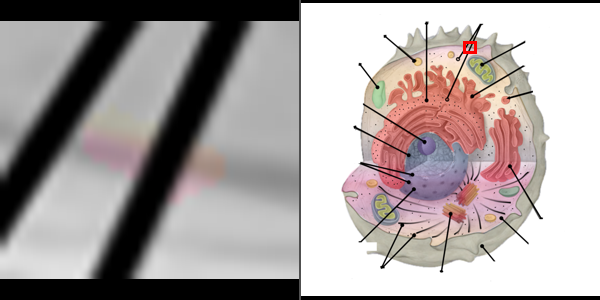
#> input picture whiteboard_backend/_remote_vlm_inputs/remote_vlm_01d073094bde4adbabc1db3236f4a270.png, 600 x 300 px
$ python -i ImagePreprocessor.py   (imports and definitions only)
#> lines starting #> are read from the running program, lines starting #| are printed output that depends on the picture; after the words box and inside, x2 and y2 are one past the last pixel; in counts of white or black regions, pixels touching at a corner belong together
#> further down, picture is the input picture: shape (300, 600, 3); mean B, G, R 160.5, 161.3, 169
#!/usr/bin/env python3
# preprocess_and_edges.pY

import json
import cv2
import numpy as np
import sys
import traceback
import re
import os
from pathlib import Path


#Step 1 of printing - prepare the images

#Takes ready images of diagrams from research.
#We first find all "text lables" in diagrams and extract and save them with ocr, then paint them over so they dont get ruined in all the proccessing.
#After that we run grayscale and canny
#We want to represent thin lines with actual thin lines when drawing on the board, but canny outlines everythin -> we get two lines for one is in some cases
#To combat this we merge close lines under a threshhold of 2.4 pixels (we do float operations, and in a lot of diagrams you have curved / not straight stuff -> 2.4 is valid)
#To get clean result we do our calculations in small 32 x 32 grids in the image. In this area we find the "mean gap" between two lines
#We only merge the lines that are very close to the mean gap -> that way we preserve fine small detail, but dont have false positives on big gaps
#To calculate our gaps we go in between two lines and "cast rays" (explore in directions) from a single point with (0, 45, 90, 135) for the direction to find the true width
#The true results are in the fine canny and other settings tweaks!


# ===== SETTINGS =====
BASE = Path(__file__).resolve().parent

# INPUT NOW COMES FROM PROCCESSEDIMAGES (OCR ALREADY DONE BY imagetext.py)
IN_DIR = BASE / r"ProccessedImages"
OUT_DIR = BASE / r"ProccessedImages"

SHOW_PROGRESS = True

# Preprocess tweaks (basic)
BORDER_PAD = 3
UPSCALE_TRIGGER = 600
UPSCALE_FACTOR = 1.3
UNSHARP_AMOUNT = 0.6
BILATERAL_D = 5
BILATERAL_SC = 35
BILATERAL_SS = 35

# ===== Fine Canny params =====
CANNY_SIGMA = 1.0
CANNY_APERTURE = 3
CANNY_K_LOW = 0.35
CANNY_K_HIGH = 1.5
CLOSE_R = 1
SAVE_DEBUG_GRAY = False

# ===== FILL TUNING (For accepting and merging gaps in tiles) =====
MERGE_LEVEL = ""  # "", "light", "medium", "aggressive"

FILL_HALF_WIDTH = 2        # <— allow non-integer half-width for decisions
FILL_BRIDGE_ITERS = 1
FILL_MIN_CC_AREA = 6
FILL_DISTANCE_GATE = True
FILL_ORIENTATIONS = (0, 45, 90, 135)
FILL_DIST_MULT = 1.0

# --- box-based merge knobs ---
TILE_SIZE         = 32
MAX_GAP           = 15
GAP_TOLERANCE     = 15.0   # percent ± around center (median after IQR), keep float
MIN_CANDIDATES    = 2  #at least two gaps between lines in a box to be valid
MIN_EDGES_IN_TILE = 3  #at least 3 lines in total in a box

# Ridge gating knobs
BAND_MAX_PIX         = 2
BAND_MAX_SHARE       = 0.40
RUN_MIN              = 6
RUN_INLIER_FRAC      = 0.70
MAX_NORMAL_DRIFT_DEG = 20.0
SIDE_CONFIRM         = 2

# ===== COLOR GROUP SPLIT =====
COLOR_GROUP_PASSES = 11

# thresholds tuned for OpenCV HSV ranges:
# H: 0..179, S: 0..255, V: 0..255
COLOR_SAT_LOW   = 35
COLOR_V_BLACK   = 45
COLOR_V_WHITE   = 235
COLOR_V_MIN_CLR = 35


# [84 lines left out: functions _resolve_merge_params, _basic11_color_masks, _apply_mask_to_white, preprocess, not called in this run]


# =========================================================
# CANNY
# =========================================================
def edge_canny_fine(img_bgr,
                    sigma=CANNY_SIGMA,
                    k_low=CANNY_K_LOW,
                    k_high=CANNY_K_HIGH,
                    aperture=CANNY_APERTURE,
                    close_r=CLOSE_R):
#> called with sigma = 1, k_low = 0.35, k_high = 1.5, aperture = 3, close_r = 1
    gray = cv2.cvtColor(img_bgr, cv2.COLOR_BGR2GRAY)
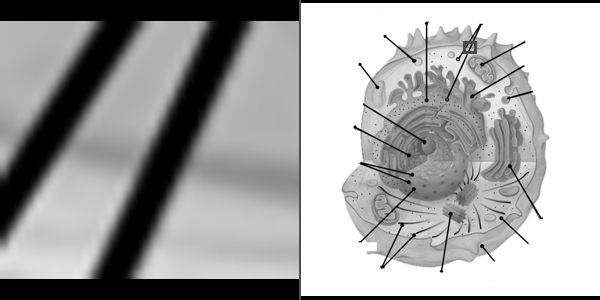
#> gray: shape (300, 600); min 0, max 255, mean 163.5
    if sigma and sigma > 0:
        gray = cv2.GaussianBlur(gray, (3, 3), sigma)
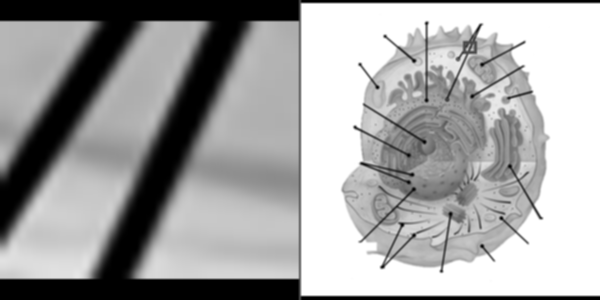
#> gray: shape (300, 600); min 0, max 255, mean 163.5

    med = float(np.median(gray))
#> med = 179
    low  = int(np.clip(k_low  * med,  0, 255))
#> low = 62
    high = int(np.clip(k_high * med,  0, 255))
#> high = 255
    if high <= low:
        high = min(255, low + 20)

    edges = cv2.Canny(gray, low, high, apertureSize=aperture, L2gradient=True)
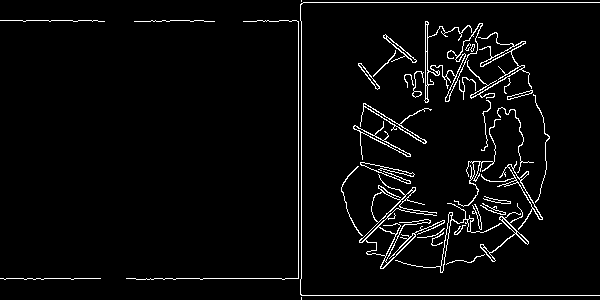
#> edges: shape (300, 600); 3.8% white in thin lines or dots

    if close_r and close_r > 0:
        k = cv2.getStructuringElement(cv2.MORPH_ELLIPSE, (2 * close_r + 1, 2 * close_r + 1))
        edges = cv2.morphologyEx(edges, cv2.MORPH_CLOSE, k)
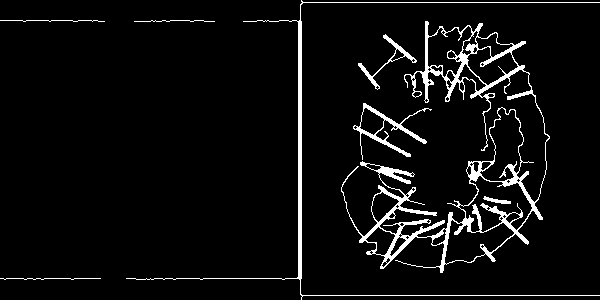
#> edges: shape (300, 600); 5.3% white; 8 white regions, largest, box (x1, y1, x2, y2) and area: (341, 21, 550, 273) 6157, (126, 0, 600, 300) 1903, (353, 103, 432, 160) 684

    return edges, gray


# =========================================================
# CLEAN NOISE (kept; separate from ridge output)
# =========================================================
# [569 lines left out: functions prune_small_dots, bridge_gaps_1px, _scan_corridor, _scan_corridor_width_and_normal, _ridge_mask, _trace_ridge_runs and 8 more, not called in this run]

>>> import cv2
>>> picture = cv2.imread('_remote_vlm_inputs/remote_vlm_01d073094bde4adbabc1db3236f4a270.png')
>>> result = edge_canny_fine(picture)

$ run again, on whiteboard_backend/_remote_vlm_inputs/remote_vlm_03ffc7ef680246eba1a138f4c79eb5dc.png
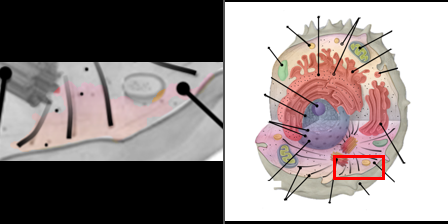
#> input picture whiteboard_backend/_remote_vlm_inputs/remote_vlm_03ffc7ef680246eba1a138f4c79eb5dc.png, 448 x 224 px
#> picture is the input picture: shape (224, 448, 3); mean B, G, R 137.3, 138.2, 147.8
#> in edge_canny_fine, `gray = cv2.GaussianBlur(gray, (3, 3), sigma)`:
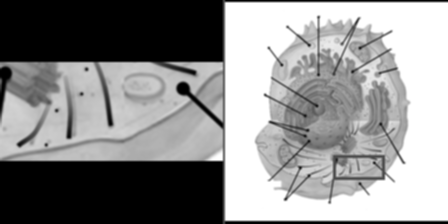
#> gray: shape (224, 448); min 0, max 255, mean 141
#> med = 172
#> low = 60
#> high = 255
#> in edge_canny_fine, `edges = cv2.morphologyEx(edges, cv2.MORPH_CLOSE, k)`:
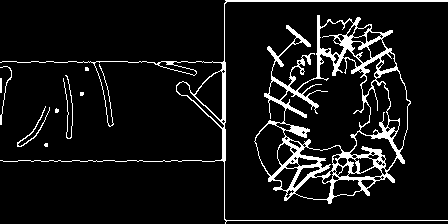
#> edges: shape (224, 448); 8.3% white; 10 white regions (4 under 20 px), largest, box (x1, y1, x2, y2) and area: (254, 15, 411, 204) 5772, (0, 0, 448, 224) 2069, (17, 106, 50, 147) 135, (63, 75, 73, 139) 133, (0, 66, 12, 125) 85, (0, 78, 2, 93) 30
